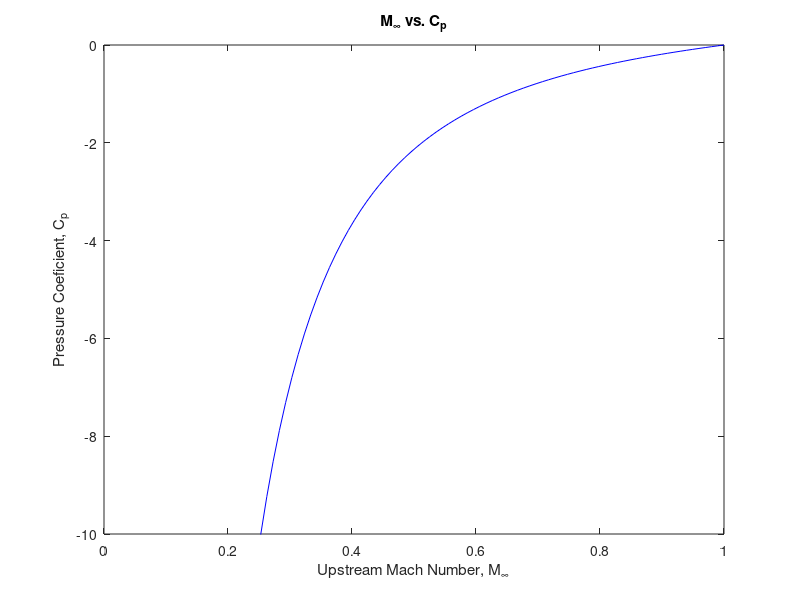

MATLAB code for this plot: (Note: this script raises an error after producing the figure.)
clc,clear,close all

Mcr=linspace(0,1);

for i=1:length(Mcr)
    Cp_cr(i)=(2/(1.4*(Mcr(i))^2))*(((1+0.2*(Mcr(i))^2)/(1.2))^(1.4/0.4)-1);
end

M_point=input('Enter Mach number of interest: ');
X1=(2/(1.4*(M_point)^2))*(((1+0.2*(M_point)^2)/(1.2))^(1.4/0.4)-1);
fprintf('Cp for the input Mach = %f\n',X1)


plot(Mcr,Cp_cr,'b')
hold on
xlabel('Upstream Mach Number, M_{\infty}')
ylabel('Pressure Coeficient, C_{p}')
title('M_{\infty} vs. C_{p}')
ylim([-10,0])
xline(M_point)
yline(X1)
text(0.8,-7.0,['Cp_i = ',num2str((2/(1.4*(M_point)^2))*(((1+0.2*(M_point)^2)/(1.2))^(1.4/0.4)-1))])